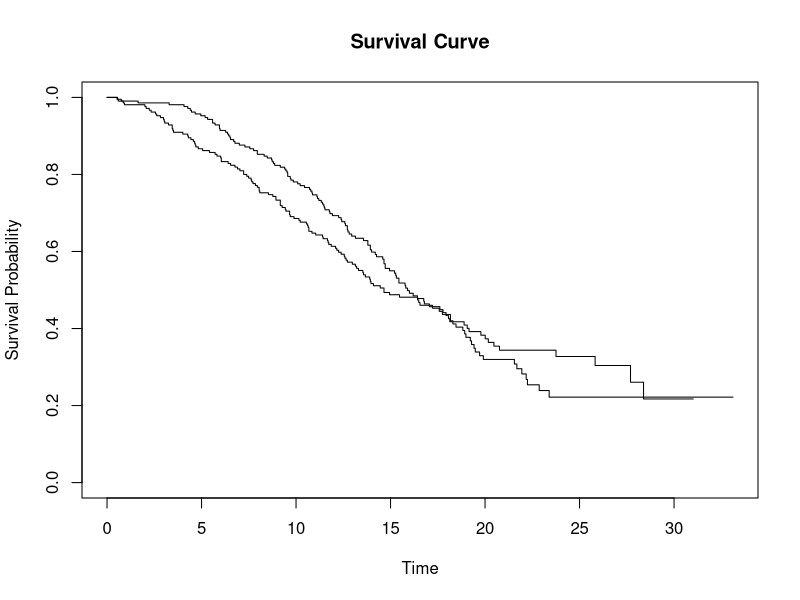

Write R code to recreate this figure.
library(survival)
library(survminer)

# Read the CSV file and store it in the variable 'data'
data <- read.csv("data.csv")

# Check the first few rows to confirm
head(data)


# Assuming data$surv = survival time, data$survind = 1 for event, 0 for censored
surv_obj <- Surv(time = data$surv, event = data$survind)

fit <- survfit(surv_obj ~ treat, data = data) # ~1 means no grouping, overall survival curve

summary(fit)   # Shows survival probabilities at each time point

plot(fit, xlab = "Time", ylab = "Survival Probability", main = "Survival Curve")